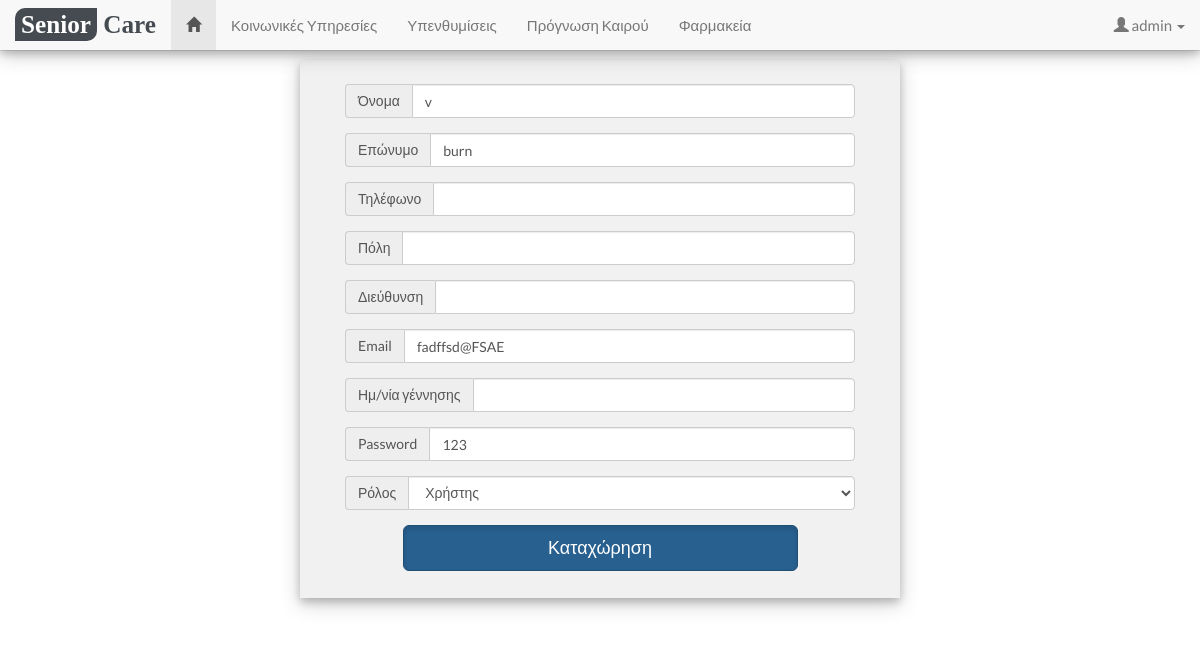
The app's page /code/profile/profile.php (signed in) with its own data.
### tables this page shows
CREATE TABLE `user` (
  `id_user` smallint(5) NOT NULL,
  `username` varchar(30) NOT NULL,
  `password` varchar(30) NOT NULL,
  `id_role` tinyint(2) NOT NULL,
  `email` varchar(50) DEFAULT NULL,
  `fname` varchar(30) DEFAULT NULL,
  `lname` varchar(30) DEFAULT NULL,
  `birthdate` date DEFAULT NULL,
  `city` varchar(30) DEFAULT NULL,
  `address` varchar(40) NOT NULL,
  `creationdate` timestamp NOT NULL DEFAULT CURRENT_TIMESTAMP,
  `telephone` varchar(15) DEFAULT NULL,
  `activated` tinyint(1) NOT NULL
);

### code/profile/profile.php (the view, shortened to what this page needs)
<?php
include __DIR__.'/../header_footer/header.php';
include __DIR__.'/../conf/conf.php';
?>
<div class="container-fluid" style="padding: 60px 0px 30px 0px;" id="add_user_form">
<form class='form-horizontal col-md-6 rh6-bg-grey-1 col-md-offset-3 rh6-shadow' style='padding: 2% 5% 1% 5%' method='post' action='<?php echo htmlspecialchars($_SERVER["PHP_SELF"]);?>'>
<?php
	$query = 'SELECT * FROM user WHERE username="'.$_SESSION['username'].'"';
	$user = $conn->query($query) or die('Error, role query failed');
	$row = $user->fetch_assoc();
?>
	<div class="form-group">
		<div class="input-group">
			<span class="input-group-addon" >Όνομα</span>
			<input type="text" name="fname" id="fname" tabindex="1" class="form-control" value="<?php echo $row['fname']; ?>" autofocus="autofocus" required>
		</div>
	</div>
	<div class="form-group">
		<div class="input-group">
			<span class="input-group-addon" >Επώνυμο</span></span>
			<input type="text" name="lname" id="lname" tabindex="1" class="form-control" value="<?php echo $row['lname']; ?>" required>
		</div>
	</div>
	<div class="form-group">
		<div class="input-group">
			<span class="input-group-addon" >Τηλέφωνο</span></span>
			<input type="text" name="telephone" id="telephone" tabindex="1" class="form-control" value="<?php echo $row['telephone']; ?>" >
		</div>
	</div>
 	<div class="form-group">
		<div class="input-group">
			<span class="input-group-addon" >Πόλη</span></span>
			<input type="text" name="city" id="city" tabindex="1" class="form-control" value="<?php echo $row['city']; ?>" >
		</div>
	</div>
	<div class="form-group">
		<div class="input-group">
			<span class="input-group-addon" >Διεύθυνση</span></span>
			<input type="text" name="address" id="address" tabindex="1" class="form-control" value="<?php echo $row['address']; ?>" >
		</div>
	</div>
 	<div class="form-group">
		<div class="input-group">
			<span class="input-group-addon" >Email</span></span>
			<input type="email" name="email" id="email" tabindex="1" class="form-control" value="<?php echo $row['email']; ?>" >
		</div>
	</div>
 	<div class="form-group">
		<div class="input-group">
			<span class="input-group-addon" >Ημ/νία γέννησης</span></span>
			<input type="text" name="birthdate" id="birthdate" tabindex="1" class="form-control" value="<?php echo $row['birthdate']; ?>" >
		</div>
	</div>
 	<div class="form-group">
		<div class="input-group">
			<span class="input-group-addon" >Password</span></span>
			<input type="text" name="password" id="password" tabindex="1" class="form-control" value="<?php echo $row['password'];?>" required>
		</div>
	</div>
	<?php
						$query = 'SELECT id_role, role_descr FROM role';
						$role = $conn->query($query) or die('Error, role query failed');
	?>
	<div class="form-group">
		<div class="input-group">
			<span class="input-group-addon" >Ρόλος</span>
			<select class="form-control" name="id_role" id="id_role" >
				<?php
					if ($role->num_rows > 0) {
						while($row = $role->fetch_assoc()) {
							echo '<option value="'.$row['id_role'].'" >'.$row['role_descr'].'</option>';
						}
					} else {
						echo "Δεν έχουν καταχωρηθεί Ρόλοι";
					}
				?>
			</select>
		</div>
	</div>
  <div class="form-group">
    <div class="col-sm-offset-1 col-sm-10">
      <button type="submit" name="submit_new_user" class="btn btn-primary btn-lg btn-block active">Καταχώρηση</button>
    </div>
  </div>
</form>
</div>

### code/css/rh6.css (style rules this page uses)
.rh6-shadow { box-shadow: 0 4px 8px 0 rgba(0, 0, 0, 0.2), 0 6px 20px 0 rgba(0, 0, 0, 0.19); }
.rh6-bg-grey-1 { background-color: #f1f1f1; }
body { padding-right: 0 !important; }

### code/css/rh.css (style rules this page uses)
* { -webkit-box-sizing:border-box;-moz-box-sizing:border-box;box-sizing:border-box }
html { -ms-text-size-adjust:100%;-webkit-text-size-adjust:100% }
body { margin:0 }
button,input,select,textarea { font:inherit;margin:0 }
button { overflow:visible }
button,select { text-transform:none }
button,html input[type=button],input[type=reset],input[type=submit] { -webkit-appearance:button;cursor:pointer }
html,body { font-family:Verdana,sans-serif;font-size:15px;line-height:1.5 }
html { overflow-x:hidden }

### code/header_footer/header.php (style rules this page uses)
body,h1,h2,h3,h4,h5,h6 { font-family: "Lato", sans-serif }
h1,button { font-family: "Montserrat", sans-serif }

### records on screen
user: fname "v", lname "burn", email "fadffsd@FSAE", password "123"

### other values on screen
$_SESSION['username'] "admin"
form field id_role "Χρήστης"
